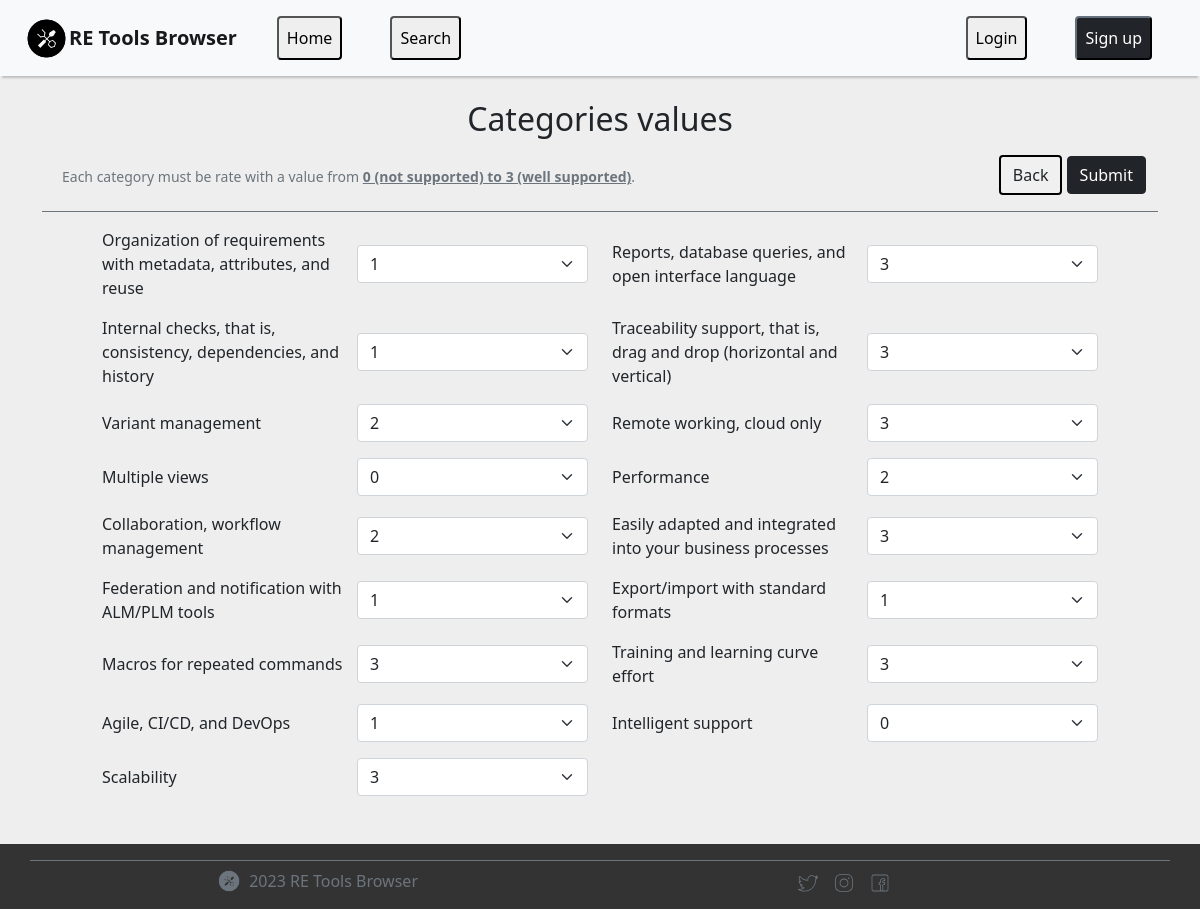
Page /tools/36 on the committed database.
### general/models.py (models this page shows, shortened)
class Category(models.Model):
    topic = models.CharField(max_length=200)
    description = models.TextField()

### general/views.py (the view, shortened to what this page needs)
# urls.py: path('tools/<int:id_tool>', views.tool_update, name='tool_update'),
def tool_update(request, id_tool):
    if request.method == 'GET':
        values = Tool_Category.objects.filter(tool_id=id_tool)
        tool = Tool.objects.get(id=id_tool)
        categories = Category.objects.all()
        categories = [{
            'id' : category.id,
            'topic' : category.topic,
            'value' : getattr(Tool_Category.objects.filter(tool_id=id_tool, category_id=category.id).first(), 'value', '0')
        } for category in categories]
        return render(request, 'form-update-tool.html', {
            'categories' : categories,
            'success' : False
        })

### general/templates/form-update-tool.html (shortened to what this page needs)
{% extends 'base.html' %}
{% load static %}
{% block content %}
<div class="container d-flex flex-column py-3">
    <h2 class="text-center mb-3 p-2 pb-0">Categories values</h2>
    <form method="POST">
        <div class="d-flex justify-content-between align-items-center pb-3">
            <span class="form-text p-2">Each category must be rate with a value from <strong><u>0 (not supported) to 3
                        (well
                        supported)</u></strong>.</span>
            <div>
                <a href="/tools"><button type="button" class="btn border-primary">Back</button></a>
                <button type="submit" class="btn btn-dark align-self-end">Submit</button>
            </div>
        </div>
        <div class="row d-flex align-items-center p-3 px-5 border-color-grey border-top">
            {% for category in categories %}
            <div class="col-md-3 mb-3 pe-0">
                <label>{{ category.topic }}</label>
            </div>
            <div class="col-md-3 mb-3 d-flex align-items-center justify-content-center">
                <select class="form-select select-category" aria-label="Default select example"
                    name="category-{{category.id}}-{{category.value}}">
                    <option value="0">0</option>
                    <option value="1">1</option>
                    <option value="2">2</option>
                    <option value="3">3</option>
                </select>
            </div>
            {% endfor %}
        </div>
    </form>
</div>
{% endblock %}

### general/static/css/style.css (style rules this page uses)
body { background-color: #eeeeee; }
a { color: #000; }
.border-color-grey { border-color: #6c757d !important; }
.border-primary { background: #F0F0F0; border-color: black !important; border-width: revert; }

### rows in the picture
Category: topic "Organization of requirements with metadata, attributes, and reuse"
Category: topic "Reports, database queries, and open interface language"
Category: topic "Internal checks, that is, consistency, dependencies, and history"
Category: topic "Traceability support, that is, drag and drop (horizontal and vertical)"
Category: topic "Variant management"
Category: topic "Remote working, cloud only"
Category: topic "Multiple views"
Category: topic "Performance"
Category: topic "Collaboration, workflow management"
Category: topic "Easily adapted and integrated into your business processes"
Category: topic "Federation and notification with ALM/PLM tools"
Category: topic "Export/import with standard formats"
Category: topic "Macros for repeated commands"
Category: topic "Training and learning curve effort"
Category: topic "Agile, CI/CD, and DevOps"
Category: topic "Intelligent support"
Category: topic "Scalability"
